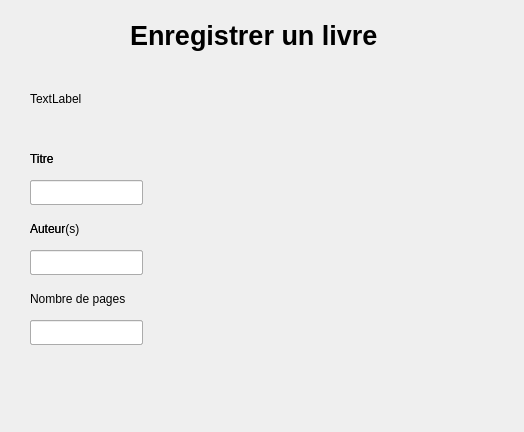
<?xml version="1.0" encoding="UTF-8"?>
<ui version="4.0">
 <class>RegisterBookView</class>
 <widget class="QMainWindow" name="RegisterBookView">
  <property name="geometry">
   <rect>
    <x>0</x>
    <y>0</y>
    <width>524</width>
    <height>432</height>
   </rect>
  </property>
  <property name="windowTitle">
   <string>MainWindow</string>
  </property>
  <widget class="QWidget" name="centralwidget">
   <widget class="QLabel" name="title_label">
    <property name="geometry">
     <rect>
      <x>130</x>
      <y>20</y>
      <width>261</width>
      <height>31</height>
     </rect>
    </property>
    <property name="font">
     <font>
      <pointsize>20</pointsize>
      <weight>75</weight>
      <bold>true</bold>
     </font>
    </property>
    <property name="text">
     <string>Enregistrer un livre</string>
    </property>
   </widget>
   <widget class="QLabel" name="cover_image">
    <property name="geometry">
     <rect>
      <x>30</x>
      <y>90</y>
      <width>67</width>
      <height>17</height>
     </rect>
    </property>
    <property name="text">
     <string>TextLabel</string>
    </property>
   </widget>
   <widget class="QLabel" name="label">
    <property name="geometry">
     <rect>
      <x>30</x>
      <y>150</y>
      <width>67</width>
      <height>17</height>
     </rect>
    </property>
    <property name="text">
     <string>Titre</string>
    </property>
   </widget>
   <widget class="QLineEdit" name="lineEdit">
    <property name="geometry">
     <rect>
      <x>30</x>
      <y>180</y>
      <width>113</width>
      <height>25</height>
     </rect>
    </property>
   </widget>
   <widget class="QLineEdit" name="lineEdit_2">
    <property name="geometry">
     <rect>
      <x>30</x>
      <y>180</y>
      <width>113</width>
      <height>25</height>
     </rect>
    </property>
   </widget>
   <widget class="QLabel" name="label_2">
    <property name="geometry">
     <rect>
      <x>30</x>
      <y>150</y>
      <width>67</width>
      <height>17</height>
     </rect>
    </property>
    <property name="text">
     <string>Titre</string>
    </property>
   </widget>
   <widget class="QLineEdit" name="lineEdit_3">
    <property name="geometry">
     <rect>
      <x>30</x>
      <y>250</y>
      <width>113</width>
      <height>25</height>
     </rect>
    </property>
   </widget>
   <widget class="QLineEdit" name="lineEdit_4">
    <property name="geometry">
     <rect>
      <x>30</x>
      <y>250</y>
      <width>113</width>
      <height>25</height>
     </rect>
    </property>
   </widget>
   <widget class="QLabel" name="label_3">
    <property name="geometry">
     <rect>
      <x>30</x>
      <y>220</y>
      <width>67</width>
      <height>17</height>
     </rect>
    </property>
    <property name="text">
     <string>Auteur</string>
    </property>
   </widget>
   <widget class="QLabel" name="label_4">
    <property name="geometry">
     <rect>
      <x>30</x>
      <y>220</y>
      <width>67</width>
      <height>17</height>
     </rect>
    </property>
    <property name="text">
     <string>Auteur(s)</string>
    </property>
   </widget>
   <widget class="QLineEdit" name="lineEdit_5">
    <property name="geometry">
     <rect>
      <x>30</x>
      <y>320</y>
      <width>113</width>
      <height>25</height>
     </rect>
    </property>
   </widget>
   <widget class="QLineEdit" name="lineEdit_6">
    <property name="geometry">
     <rect>
      <x>30</x>
      <y>320</y>
      <width>113</width>
      <height>25</height>
     </rect>
    </property>
   </widget>
   <widget class="QLabel" name="label_6">
    <property name="geometry">
     <rect>
      <x>30</x>
      <y>290</y>
      <width>211</width>
      <height>17</height>
     </rect>
    </property>
    <property name="text">
     <string>Nombre de pages </string>
    </property>
   </widget>
  </widget>
 </widget>
 <resources/>
 <connections/>
</ui>
